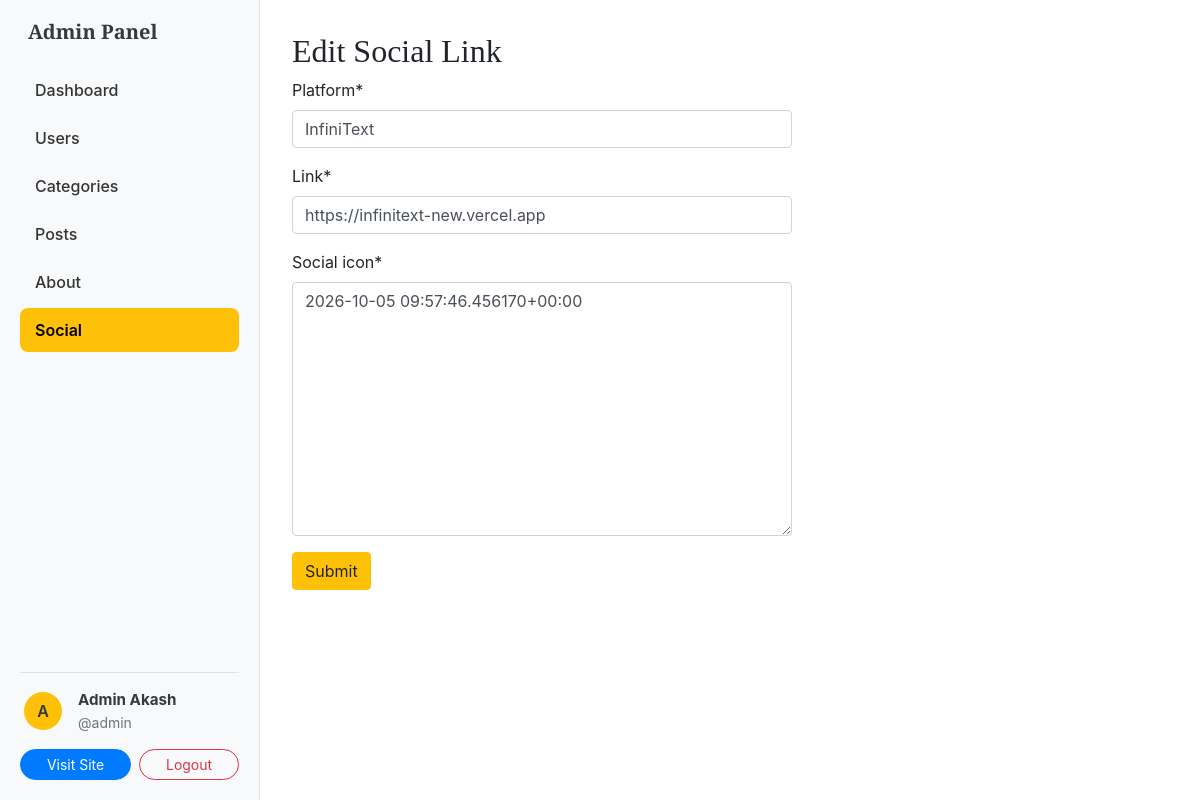
The page /dashboard/social/edit/2 (signed in) on the database its author committed.
### about_us/models.py (models this page shows, shortened)
class SocialLink(models.Model):
    platform = models.CharField(max_length=50)
    link = models.URLField(max_length=255)
    social_icon = models.TextField(max_length=1000)
    created_at = models.DateTimeField(auto_now_add=True)
    updated_at = models.DateTimeField(auto_now=True)

### dashboards/views.py (the view)
# urls.py: path('social/edit/<int:pk>',views.edit_social,name='edit_social'),
@permission_required('about_us.edit_social')
def edit_social(request,pk):
    social=get_object_or_404(SocialLink,pk=pk)
    if request.method == 'POST':
        form = SocialForm(request.POST,instance=social)
        if form.is_valid():
            form.save()
            return redirect('socials')
    form = SocialForm(instance=social)
    return render(request, 'dashboard/edit_social.html', {'form': form,'social':social})

### dashboards/forms.py
class SocialForm(forms.ModelForm):
    class Meta:
        model = SocialLink
        fields = '__all__'

### blogs/context_processors.py (called while the page is built)
def get_categories(request):
    categories = Category.objects.all()
    try:
        about = About.objects.get()
    except:
        about = None
    return dict(categories=categories, about=about)

def get_social_links(request):
    social_links = SocialLink.objects.all()
    return dict(social_links=social_links)

### templates/dashboard/edit_social.html (shortened to what this page needs)
{% extends 'base.html' %}
{% block content %}
    {% load crispy_forms_tags %}
    <div class="row">
        {% include 'dashboard/sidebar.html' %}
        <div class="col-md-9">
            <div class="row d-flex flex-column" style="width:500px;">
                <h2>Edit Social Link</h2>
                <form action="{% url 'edit_social' social.id%}" method="POST">
                    {{ form|crispy }}
                    <button type="submit" class="btn btn-warning">Submit</button>
                </form>
            </div>
        </div>
    </div>
{% endblock %}

### templates/dashboard/sidebar.html (shortened to what this page needs)
<div class="standard-sidebar">
    <div>
        <div class="px-2 mb-4 d-flex align-items-center">
            <h5 class="font-weight-bold text-dark mb-0 fs-6">Admin Panel</h5>
        </div>
        <div class="nav flex-column nav-pills">
            <a href="{% url 'dashboard' %}"
               class="nav-link {% if request.path == '/dashboard/' %}bg-warning{% endif %}">
                Dashboard
            </a>
            {% if perms.auth.view_user %}
                <a href="{% url 'users' %}"
                   class="nav-link {% if '/dashboard/users/' in request.path %}bg-warning{% endif %}">
                    Users
                </a>
            {% endif %}
            <a href="{% url 'categories' %}"
               class="nav-link {% if '/dashboard/categories/' in request.path %}bg-warning{% endif %}">
                Categories
            </a>
            <a href="{% url 'posts' %}"
               class="nav-link {% if '/dashboard/posts/' in request.path %}bg-warning{% endif %}">
                Posts
            </a>
            {% if perms.about_us.view_about %}
                <a href="{% url 'about' %}"
                   class="nav-link {% if '/dashboard/about/' in request.path %}bg-warning{% endif %}">
                    About
                </a>
            {% endif %}
            {% if perms.about_us.edit_social %}
                <a href="{% url 'socials' %}"
                   class="nav-link {% if '/dashboard/social' in request.path %}bg-warning{% endif %}">
                    Social
                </a>
            {% endif %}
        </div>
    </div>
    <div class="border-top pt-3 mt-3">
        <div class="d-flex align-items-center mb-3 px-1">
            <div class="bg-warning text-dark rounded-circle d-flex align-items-center justify-content-center mr-2"
                 style="width: 38px; height: 38px; font-weight: 600; flex-shrink: 0;">
                {{ user.username|first|upper }}
            </div>
            <div class="text-truncate ml-2">
                <div class="font-weight-bold text-dark text-truncate" style="font-size: 0.95rem;">
                    {{ user.first_name }} {{ user.last_name }}
                </div>
                <small class="text-muted d-block">@{{ user.username }}</small>
            </div>
        </div>
        <div class="d-flex" style="gap: 8px;">
            <a href="{% url 'home' %}" target="_blank"
               class="btn btn-sm btn-primary rounded-pill flex-fill">
                Visit Site
            </a>
            <a href="{% url 'logout' %}"
               class="btn btn-sm btn-outline-danger rounded-pill flex-fill">
                Logout
            </a>
        </div>
    </div>
</div>

### static/css/blog.css (style rules this page uses)
h1, h2, h3, h4, h5, h6 { font-family: "Playfair Display", Georgia, "Times New Roman", serif; }

### templates/dashboard/sidebar.html (style rules this page uses)
.row { margin-left: 0 !important; margin-right: 0 !important; }
.standard-sidebar { width: 260px; height: 100vh; position: fixed; top: 0; left: 0; background-color: #f8f9fa; border-right: 1px solid #dee2e6; display: flex; flex-direction: column; justify-content: space-between; padding: 1.25rem; z-index: 1040; overflow-y: auto; }
.col-md-9 { margin-left: 260px !important; flex: 0 0 calc(100% - 260px) !important; max-width: calc(100% - 260px) !important; padding: 2rem !important; }
.standard-sidebar .nav-link { color: #333; border-radius: 8px; padding: 10px 15px; margin-bottom: 4px; font-weight: 500; transition: all 0.2s ease; }
.standard-sidebar .nav-link.bg-warning { color: #000 !important; font-weight: 600; }

### rows shown on the page
SocialLink: platform "InfiniText", link "https://infinitext-new.vercel.app", social_icon "2026-10-05 09:57:46.456170+00:00"

### other values the page prints
{{ user.username|first|upper }} "A"
{{ user.first_name }} "Admin"
{{ user.last_name }} "Akash"
{{ user.username }} "admin"
